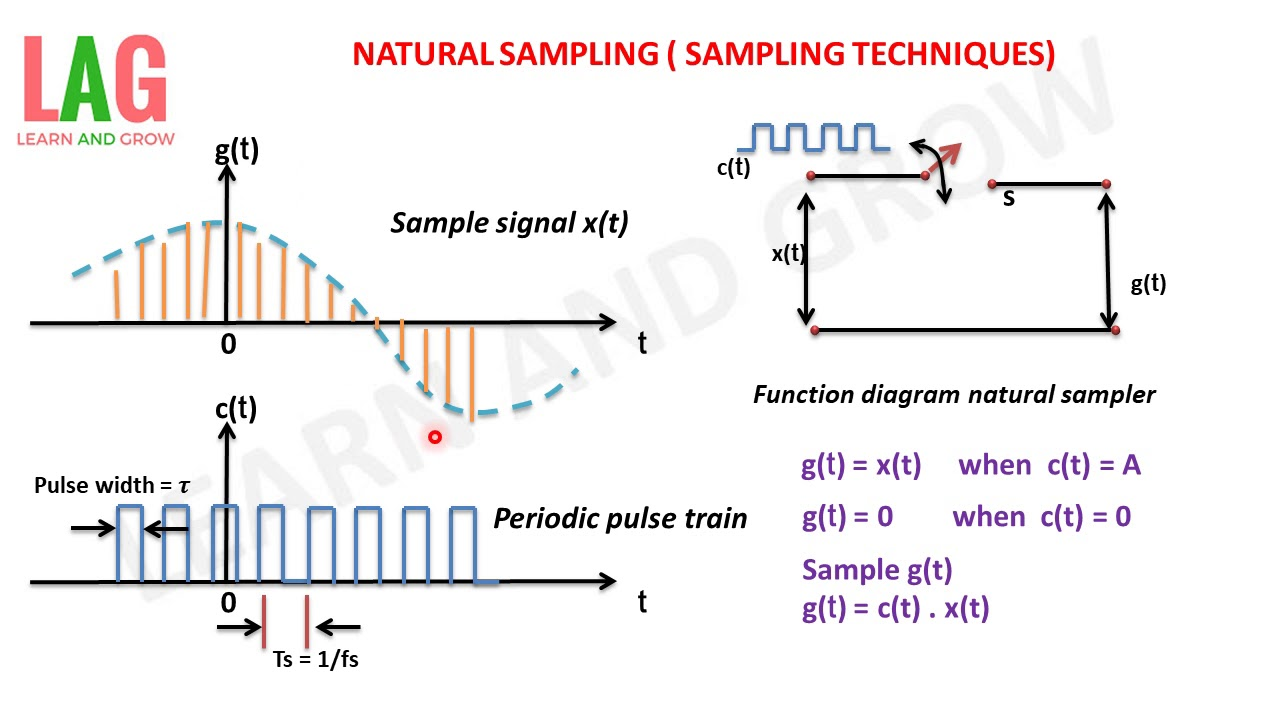
#> input picture test.jpg, 1280 x 720 px
$ python Test.py
#> lines starting #> are read from the running program, lines starting #| are printed output that depends on the picture; after the words box and inside, x2 and y2 are one past the last pixel; in counts of white or black regions, pixels touching at a corner belong together
import cv2
comp_plays=3
user_plays=4
image=cv2.imread('test.jpg',0)
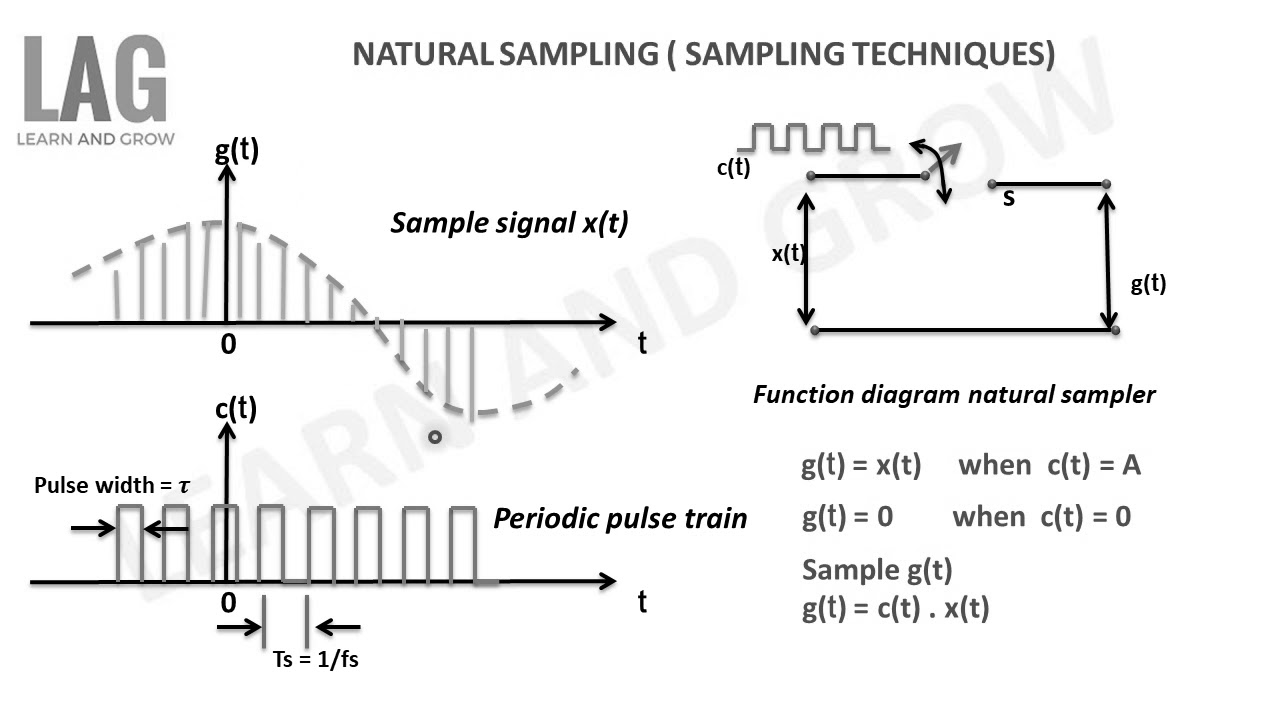
#> image: shape (720, 1280); min 0, max 255, mean 241.4
cv2.imshow('image',image)

font= cv2.FONT_HERSHEY_SIMPLEX
if(comp_plays>=user_plays):
    cv2.putText(image,'Computer is the winner',(100,200),font,1,(0,0,255))
    print('computer wins')
else:
    cv2.putText(image,'User is the winner' ,(100,200),font,1,(0,0,255))
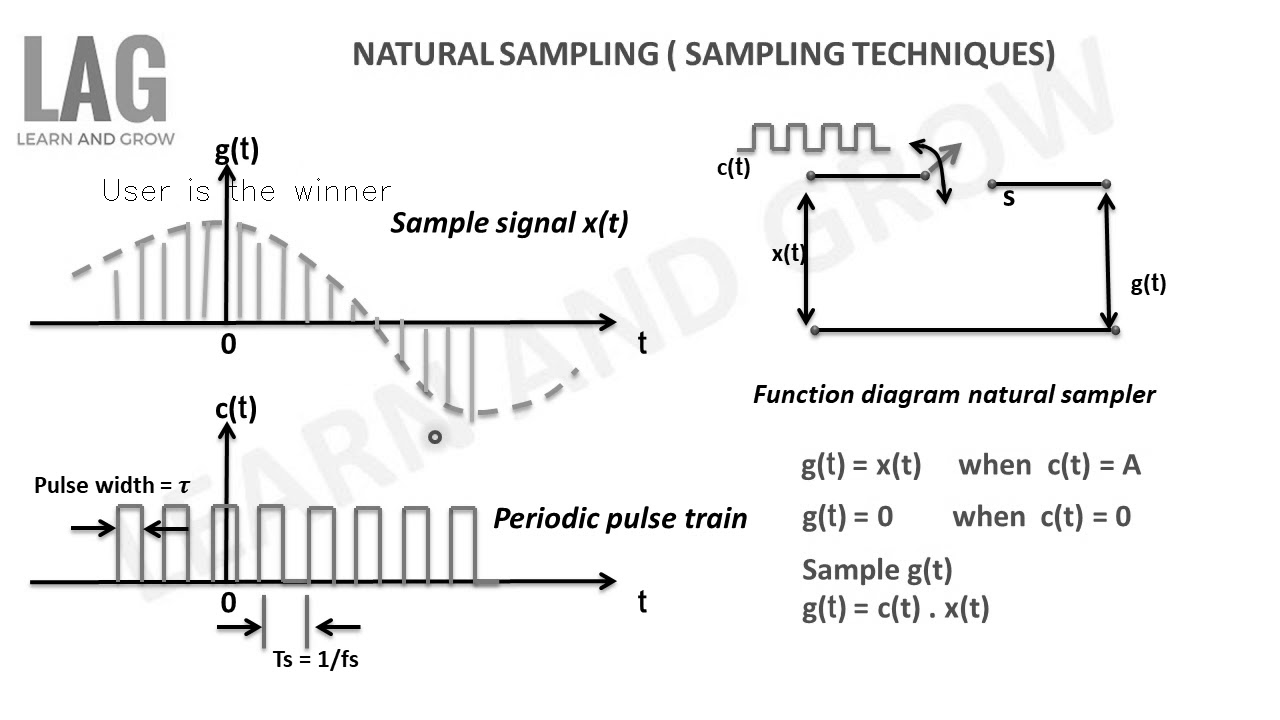
#> image: shape (720, 1280); 0.06% of pixels changed, all inside (x1, y1, x2, y2) = (104, 178, 391, 201)
    print('user wins')
cv2.imshow('image',image)
#> (the run stopped early here; a loop or call above may not have finished)
